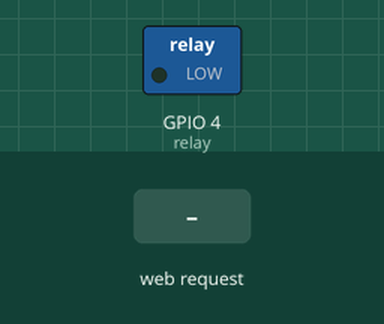
This sketch was run on a simulated ESP8266 (NodeMCU). Shown: switched loads named in the sketch (green lamp = pin HIGH). Inputs (shaded band) come from the test bench.

Above: at 1.2 s.
1.3 s: HTTP request GET /Lon received
At 2.2 s:
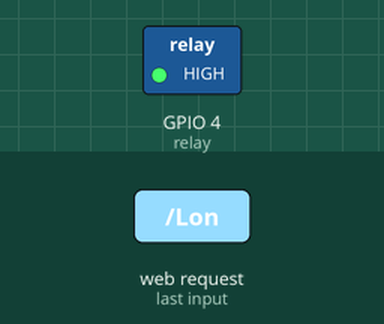
2.8 s: HTTP request GET /Loff received
At 3.3 s:
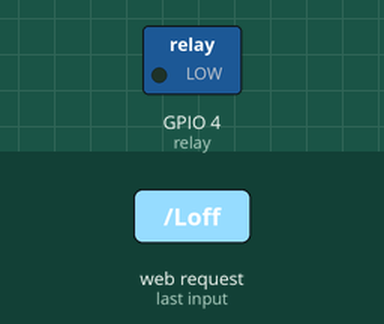
Timing chart, 0 to 5.8 s (numbered marks = the images above; inputs shaded):
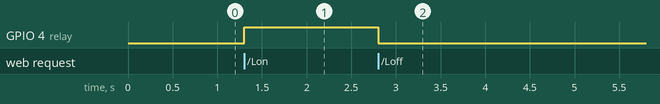

Measured:
- after the input at 1.3 s, GPIO 4 (relay): LOW → HIGH at once
- after the input at 2.8 s, GPIO 4 (relay): HIGH → LOW at once

The sketch:

ESPwebRELAY.ino
```cpp
// (licence header left out)
/*********************************************************************
 * File Name: ESPWebRELAY.ino
 * Author: @large-white-goose
 * Date: 2024-04-14
 * Version: 1.0
 * Description: This file implements a web server for relay control using an ESP8266.
 *********************************************************************/


#include <ESP8266WiFi.h>
#include <ESP8266WebServer.h>

// replace with the name u want to give to the AP

const char* ssid = "******";
const char* password = "******";

#define relay 4

ESP8266WebServer server(80);

const char* page = R"rawliteral(
<!DOCTYPE html>
<html lang="en">
<head>
    <meta charset="UTF-8">
    <meta name="viewport" content="width=device-width, initial-scale=1.0, maximum-scale=1.0, user-scalable=no">
    <title>Smart Light</title>
    <style>
        body {
            -webkit-user-select: none;
            -moz-user-select: none;
            -ms-user-select: none;
            user-select: none;
            text-align: center;
        }
        h1 {
            font-size: 50px;
        }
        h3 {
            font-size: 23px;
        }
        .button {
            font-size: 45px;
            display: block;
            width: 250px;
            margin: 10px auto;
            padding: 10px;
            text-decoration: none;
            color: white;
            border: none;
            border-radius: 5px;
            cursor: pointer;
        }
        .button:hover {
            filter: brightness(85%);
        }
        .blue-button {
            background-color: #007bff;
        }
        .blue-button:hover {
            background-color: #003f82;
        }
    </style>
</head>
<body>
    <h1>Smart Home</h1>
    <h3>Smart Light</h3>
    <a href="/Lon" class="button blue-button">ON</a>
    <a href="/Loff" class="button blue-button">OFF</a>
</body>
</html>
)rawliteral";

void handleRoot() {
    server.send(200, "text/html", page);
}

void handleLon() {
    digitalWrite(relay, HIGH);
    server.send(200, "text/html", page);
}

void handleLoff() {
    digitalWrite(relay, LOW);
    server.send(200, "text/html", page);
}
void setup() {

    pinMode(relay, OUTPUT);

    WiFi.mode(WIFI_AP);
    WiFi.softAP(ssid, password);

    server.on("/", HTTP_GET, handleRoot);
    server.on("/Lon", HTTP_GET, handleLon);
    server.on("/Loff", HTTP_GET, handleLoff);


    server.begin();
}

void loop() {
    server.handleClient();

}
```
